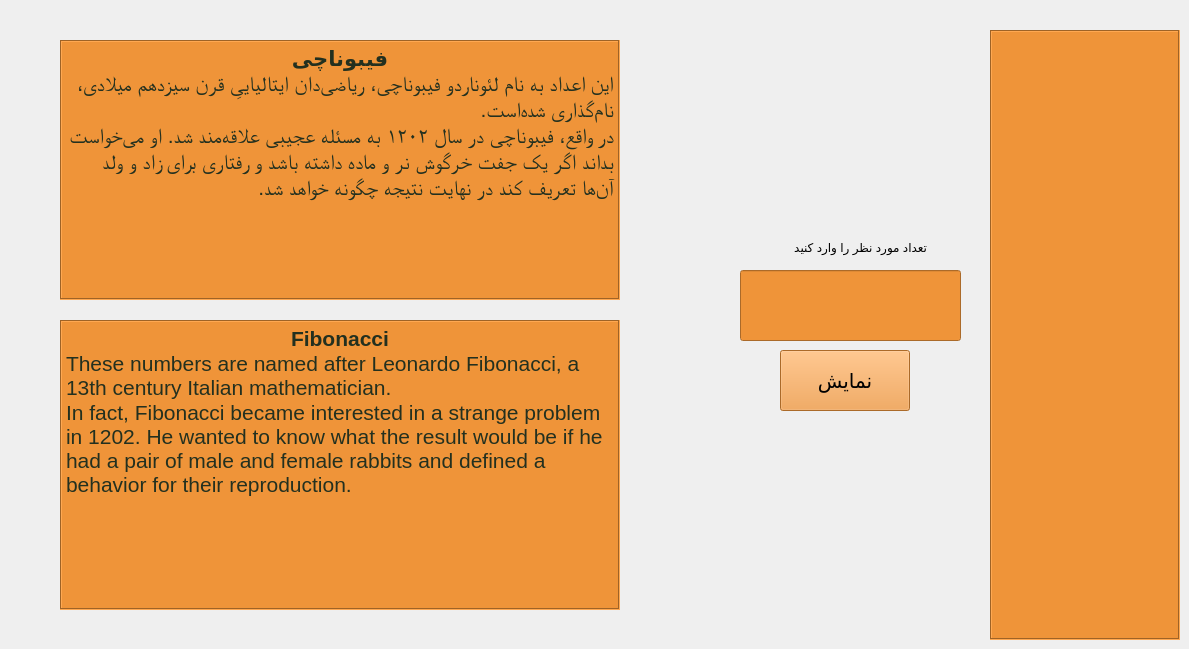
    <widget class="QWidget" name="fibonacci">
     <attribute name="title">
      <string>Fibonacci</string>
     </attribute>
     <widget class="QLabel" name="fibonacci_label">
      <property name="geometry">
       <rect>
        <x>737</x>
        <y>227</y>
        <width>200</width>
        <height>40</height>
       </rect>
      </property>
      <property name="styleSheet">
       <string notr="true">font: 75 12pt &quot;B Titr&quot;;</string>
      </property>
      <property name="text">
       <string>   تعداد مورد نظر را وارد کنید</string>
      </property>
     </widget>
     <widget class="QPushButton" name="fibonacci_button">
      <property name="geometry">
       <rect>
        <x>780</x>
        <y>350</y>
        <width>130</width>
        <height>61</height>
       </rect>
      </property>
      <property name="font">
       <font>
        <family>B Titr</family>
        <pointsize>15</pointsize>
        <kerning>true</kerning>
       </font>
      </property>
      <property name="cursor">
       <cursorShape>PointingHandCursor</cursorShape>
      </property>
      <property name="layoutDirection">
       <enum>Qt::RightToLeft</enum>
      </property>
      <property name="styleSheet">
       <string notr="true">background-color:#ef9439;</string>
      </property>
      <property name="text">
       <string>نمایش</string>
      </property>
      <property name="autoDefault">
       <bool>false</bool>
      </property>
      <property name="default">
       <bool>false</bool>
      </property>
     </widget>
     <widget class="QTextBrowser" name="fibonacci_out">
      <property name="geometry">
       <rect>
        <x>990</x>
        <y>30</y>
        <width>190</width>
        <height>610</height>
       </rect>
      </property>
      <property name="tabletTracking">
       <bool>true</bool>
      </property>
      <property name="styleSheet">
       <string notr="true">font: 20pt &quot;Times New Roman&quot;;
background-color:#ef9439;
color:#23301f;
text-align: center;</string>
      </property>
      <property name="frameShape">
       <enum>QFrame::Box</enum>
      </property>
      <property name="html">
       <string>&lt;!DOCTYPE HTML PUBLIC &quot;-//W3C//DTD HTML 4.0//EN&quot; &quot;http://www.w3.org/TR/REC-html40/strict.dtd&quot;&gt;
&lt;html&gt;&lt;head&gt;&lt;meta name=&quot;qrichtext&quot; content=&quot;1&quot; /&gt;&lt;style type=&quot;text/css&quot;&gt;
p, li { white-space: pre-wrap; }
&lt;/style&gt;&lt;/head&gt;&lt;body style=&quot; font-family:'Times New Roman'; font-size:20pt; font-weight:400; font-style:normal;&quot;&gt;
&lt;p align=&quot;center&quot; style=&quot;-qt-paragraph-type:empty; margin-top:0px; margin-bottom:0px; margin-left:0px; margin-right:0px; -qt-block-indent:0; text-indent:0px; font-family:'B Roya'; font-size:11pt; font-weight:72;&quot;&gt;&lt;br /&gt;&lt;/p&gt;&lt;/body&gt;&lt;/html&gt;</string>
      </property>
     </widget>
     <widget class="QTextBrowser" name="fibonacci_fa">
      <property name="geometry">
       <rect>
        <x>60</x>
        <y>40</y>
        <width>560</width>
        <height>260</height>
       </rect>
      </property>
      <property name="styleSheet">
       <string notr="true">background-color:#ef9439;
color:#23301f;
font: 75 8pt &quot;0 Titr Bold&quot;;</string>
      </property>
      <property name="frameShape">
       <enum>QFrame::Box</enum>
      </property>
      <property name="html">
       <string>&lt;!DOCTYPE HTML PUBLIC &quot;-//W3C//DTD HTML 4.0//EN&quot; &quot;http://www.w3.org/TR/REC-html40/strict.dtd&quot;&gt;
&lt;html&gt;&lt;head&gt;&lt;meta name=&quot;qrichtext&quot; content=&quot;1&quot; /&gt;&lt;style type=&quot;text/css&quot;&gt;
p, li { white-space: pre-wrap; }
&lt;/style&gt;&lt;/head&gt;&lt;body style=&quot; font-family:'0 Titr Bold'; font-size:8pt; font-weight:72; font-style:normal;&quot;&gt;
&lt;p align=&quot;center&quot; dir='rtl' style=&quot; margin-top:0px; margin-bottom:0px; margin-left:0px; margin-right:0px; -qt-block-indent:0; text-indent:0px;&quot;&gt;&lt;span style=&quot; font-family:'B Bad'; font-size:16pt; font-weight:600;&quot;&gt;فیبوناچی&lt;/span&gt;&lt;/p&gt;
&lt;p align=&quot;right&quot; dir='rtl' style=&quot; margin-top:0px; margin-bottom:0px; margin-left:0px; margin-right:0px; -qt-block-indent:0; text-indent:0px;&quot;&gt;&lt;span style=&quot; font-family:'B Roya'; font-size:16pt;&quot;&gt;این اعداد به نام لئوناردو فیبوناچی، ریاضی‌دان ایتالیاییِ قرن سیزدهم میلادی، نام‌گذاری شده‌است.&lt;/span&gt;&lt;/p&gt;
&lt;p dir='rtl' style=&quot; margin-top:0px; margin-bottom:0px; margin-left:0px; margin-right:0px; -qt-block-indent:0; text-indent:0px;&quot;&gt;&lt;span style=&quot; font-family:'B Roya'; font-size:16pt;&quot;&gt;در واقع، فیبوناچی در سال ۱۲۰۲ به مسئله عجیبی علاقه‌مند شد. او می‌خواست بداند اگر یک جفت خرگوش نر و ماده داشته باشد و رفتاری برای زاد و ولد آن‌ها تعریف کند در نهایت نتیجه چگونه خواهد شد.&lt;/span&gt;&lt;/p&gt;&lt;/body&gt;&lt;/html&gt;</string>
      </property>
     </widget>
     <widget class="QTextBrowser" name="fibonacci_en">
      <property name="geometry">
       <rect>
        <x>60</x>
        <y>320</y>
        <width>560</width>
        <height>290</height>
       </rect>
      </property>
      <property name="styleSheet">
       <string notr="true">background-color:#ef9439;
color:#23301f;
font: 22pt &quot;NPIParisa&quot;;

</string>
      </property>
      <property name="frameShape">
       <enum>QFrame::Box</enum>
      </property>
      <property name="html">
       <string>&lt;!DOCTYPE HTML PUBLIC &quot;-//W3C//DTD HTML 4.0//EN&quot; &quot;http://www.w3.org/TR/REC-html40/strict.dtd&quot;&gt;
&lt;html&gt;&lt;head&gt;&lt;meta name=&quot;qrichtext&quot; content=&quot;1&quot; /&gt;&lt;style type=&quot;text/css&quot;&gt;
p, li { white-space: pre-wrap; }
&lt;/style&gt;&lt;/head&gt;&lt;body style=&quot; font-family:'NPIParisa'; font-size:22pt; font-weight:400; font-style:normal;&quot;&gt;
&lt;p align=&quot;center&quot; style=&quot; margin-top:0px; margin-bottom:0px; margin-left:0px; margin-right:0px; -qt-block-indent:0; text-indent:0px;&quot;&gt;&lt;span style=&quot; font-family:'MS Shell Dlg 2'; font-size:16pt; font-weight:600;&quot;&gt;Fibonacci&lt;/span&gt;&lt;/p&gt;
&lt;p style=&quot; margin-top:0px; margin-bottom:0px; margin-left:0px; margin-right:0px; -qt-block-indent:0; text-indent:0px;&quot;&gt;&lt;span style=&quot; font-family:'MS Shell Dlg 2'; font-size:16pt; font-weight:72;&quot;&gt;These numbers are named after Leonardo Fibonacci, a 13th century Italian mathematician.&lt;/span&gt;&lt;/p&gt;
&lt;p style=&quot; margin-top:0px; margin-bottom:0px; margin-left:0px; margin-right:0px; -qt-block-indent:0; text-indent:0px;&quot;&gt;&lt;span style=&quot; font-family:'MS Shell Dlg 2'; font-size:16pt; font-weight:72;&quot;&gt;In fact, Fibonacci became interested in a strange problem in 1202. He wanted to know what the result would be if he had a pair of male and female rabbits and defined a behavior for their reproduction.&lt;/span&gt;&lt;/p&gt;&lt;/body&gt;&lt;/html&gt;</string>
      </property>
     </widget>
     <widget class="QLineEdit" name="fibonacci_input">
      <property name="geometry">
       <rect>
        <x>740</x>
        <y>270</y>
        <width>221</width>
        <height>71</height>
       </rect>
      </property>
      <property name="layoutDirection">
       <enum>Qt::LeftToRight</enum>
      </property>
      <property name="styleSheet">
       <string notr="true">font: 20pt &quot;Times New Roman&quot;;
background-color:#ef9439;
color:#23301f;
text-align: center;</string>
      </property>
      <property name="text">
       <string/>
      </property>
      <property name="alignment">
       <set>Qt::AlignCenter</set>
      </property>
      <property name="clearButtonEnabled">
       <bool>true</bool>
      </property>
     </widget>
    </widget>
